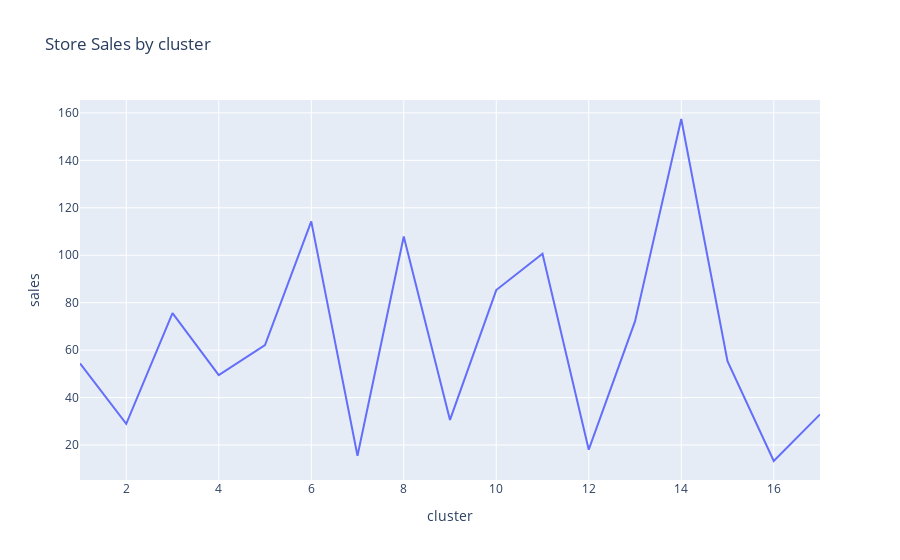
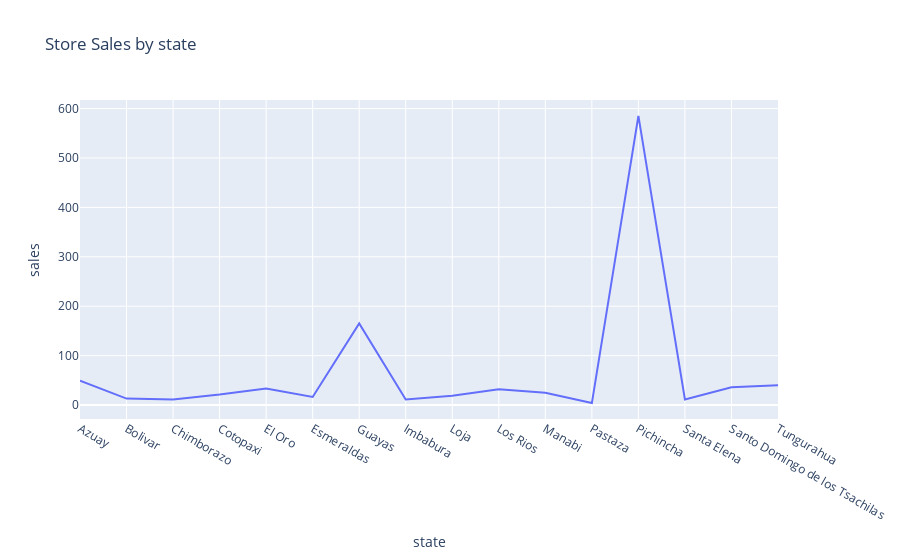
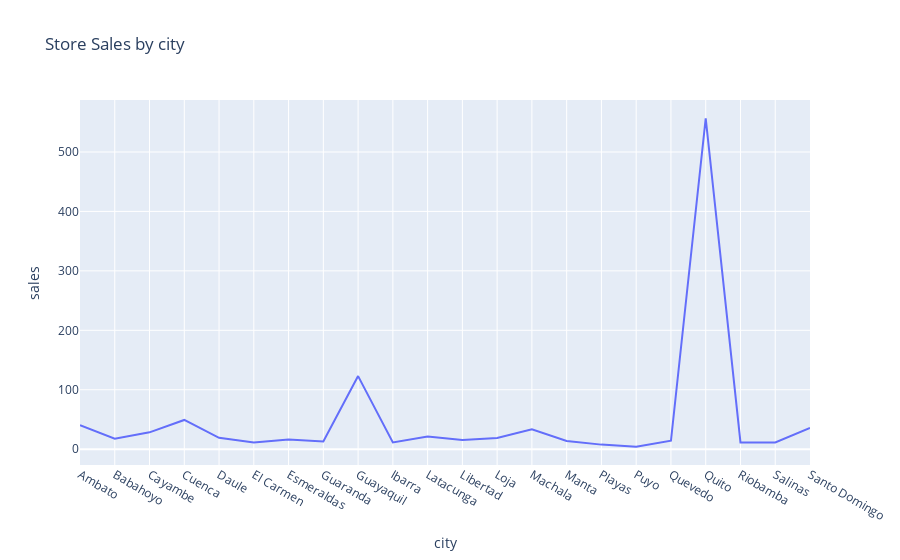
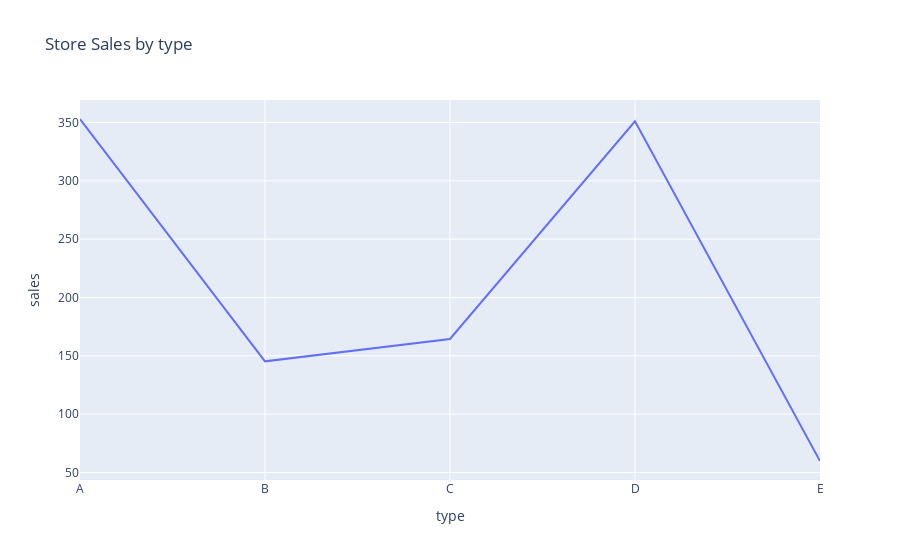

Here is the notebook cell these charts were saved with, in order:
### Markdown cell above
#### Q5 Are certain stores or groups of stores selling more products? (Cluster, city, state, type)

### Code cell
### Merging the sales and oil dataframes
store_sales_df = pd.merge(train_df, stores_df , on='store_nbr', how='left') 

for a in ['cluster','state','city','type']:

    store_sales= (store_sales_df.groupby(a)['sales'].sum()/1000000)
    store_sales_sorted=store_sales.sort_values(ascending=True)
    fig = px.line(store_sales, x=store_sales.index, y='sales', title=f'Store Sales by {a}')

# Show the plot
    fig.show()

### Figure 1 — Plotly figure (JSON) as saved in the notebook; plotly's stock layout.template omitted (floating-point values rounded to 4 significant figures)
{"data": [{"hovertemplate": "cluster=%{x}<br>sales=%{y}<extra></extra>", "legendgroup": "", "line": {"color": "#636efa", "dash": "solid"}, "marker": {"symbol": "circle"}, "mode": "lines", "name": "", "orientation": "v", "showlegend": false, "type": "scatter", "x": [1, 2, 3, 4, 5, 6, 7, 8, 9, 10, 11, 12, 13, 14, 15, 16, 17], "xaxis": "x", "y": [54.38, 28.92, 75.63, 49.44, 62.09, 114.3, 15.48, 107.9, 30.56, 85.32, 100.6, 18.03, 72.1, 157.4, 55.3, 13.26, 32.91], "yaxis": "y"}], "layout": {"legend": {"tracegroupgap": 0}, "title": {"text": "Store Sales by cluster"}, "xaxis": {"anchor": "y", "domain": [0, 1], "title": {"text": "cluster"}}, "yaxis": {"anchor": "x", "domain": [0, 1], "title": {"text": "sales"}}}}

### Figure 2 — Plotly figure (JSON) as saved in the notebook; plotly's stock layout.template omitted (floating-point values rounded to 4 significant figures)
{"data": [{"hovertemplate": "state=%{x}<br>sales=%{y}<extra></extra>", "legendgroup": "", "line": {"color": "#636efa", "dash": "solid"}, "marker": {"symbol": "circle"}, "mode": "lines", "name": "", "orientation": "v", "showlegend": false, "type": "scatter", "x": ["Azuay", "Bolivar", "Chimborazo", "Cotopaxi", "El Oro", "Esmeraldas", "Guayas", "Imbabura", "Loja", "Los Rios", "Manabi", "Pastaza", "Pichincha", "Santa Elena", "Santo Domingo de los Tsachilas", "Tungurahua"], "xaxis": "x", "y": [49.17, 13.05, 11.39, 21.18, 33.39, 16.39, 165.2, 11.45, 18.86, 31.93, 24.97, 4.09, 585.1, 11.42, 35.83, 40.3], "yaxis": "y"}], "layout": {"legend": {"tracegroupgap": 0}, "title": {"text": "Store Sales by state"}, "xaxis": {"anchor": "y", "domain": [0, 1], "title": {"text": "state"}}, "yaxis": {"anchor": "x", "domain": [0, 1], "title": {"text": "sales"}}}}

### Figure 3 — Plotly figure (JSON) as saved in the notebook; plotly's stock layout.template omitted (floating-point values rounded to 4 significant figures)
{"data": [{"hovertemplate": "city=%{x}<br>sales=%{y}<extra></extra>", "legendgroup": "", "line": {"color": "#636efa", "dash": "solid"}, "marker": {"symbol": "circle"}, "mode": "lines", "name": "", "orientation": "v", "showlegend": false, "type": "scatter", "x": ["Ambato", "Babahoyo", "Cayambe", "Cuenca", "Daule", "El Carmen", "Esmeraldas", "Guaranda", "Guayaquil", "Ibarra", "Latacunga", "Libertad", "Loja", "Machala", "Manta", "Playas", "Puyo", "Quevedo", "Quito", "Riobamba", "Salinas", "Santo Domingo"], "xaxis": "x", "y": [40.3, 17.75, 28.33, 49.17, 19.19, 11.06, 16.39, 13.05, 123.0, 11.45, 21.18, 15.32, 18.86, 33.39, 13.91, 7.677, 4.09, 14.18, 556.7, 11.39, 11.42, 35.83], "yaxis": "y"}], "layout": {"legend": {"tracegroupgap": 0}, "title": {"text": "Store Sales by city"}, "xaxis": {"anchor": "y", "domain": [0, 1], "title": {"text": "city"}}, "yaxis": {"anchor": "x", "domain": [0, 1], "title": {"text": "sales"}}}}

### Figure 4 — Plotly figure (JSON) as saved in the notebook; plotly's stock layout.template omitted (floating-point values rounded to 4 significant figures)
{"data": [{"hovertemplate": "type=%{x}<br>sales=%{y}<extra></extra>", "legendgroup": "", "line": {"color": "#636efa", "dash": "solid"}, "marker": {"symbol": "circle"}, "mode": "lines", "name": "", "orientation": "v", "showlegend": false, "type": "scatter", "x": ["A", "B", "C", "D", "E"], "xaxis": "x", "y": [353.0, 145.3, 164.4, 351.1, 59.82], "yaxis": "y"}], "layout": {"legend": {"tracegroupgap": 0}, "title": {"text": "Store Sales by type"}, "xaxis": {"anchor": "y", "domain": [0, 1], "title": {"text": "type"}}, "yaxis": {"anchor": "x", "domain": [0, 1], "title": {"text": "sales"}}}}
